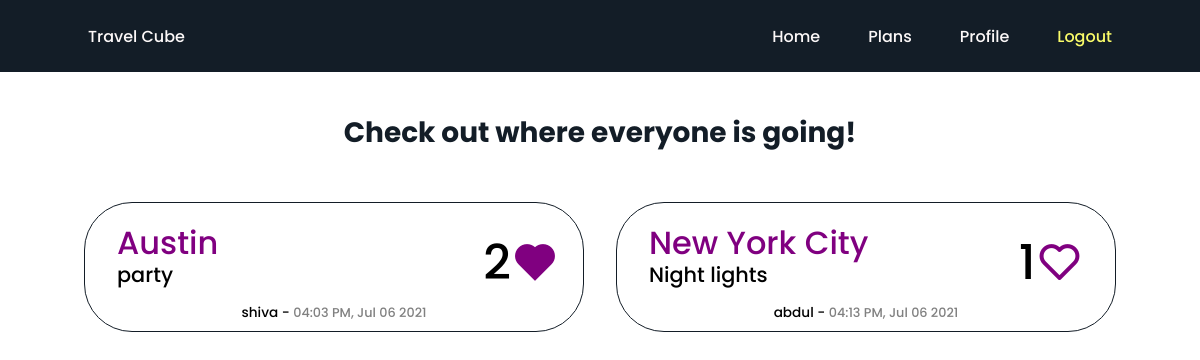
Before: /shiva/plans (signed in) with the older database file.
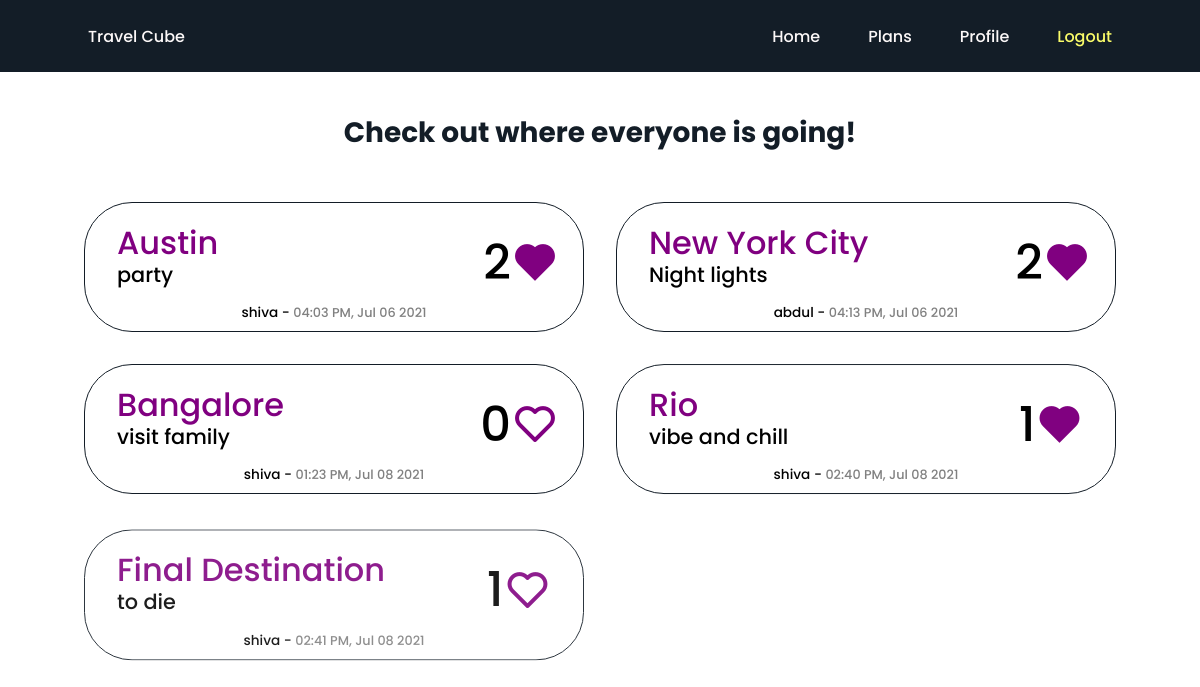
After: the same page with the newer database file.
### models.py (models this page shows, shortened)
class Post(db.Model):
    id = db.Column(db.Integer, primary_key=True)
    city = db.Column(db.String(140))
    country = db.Column(db.String(140))
    description = db.Column(db.String(140))
    timestamp = db.Column(db.DateTime, index=True, default=datetime.utcnow)
    user_id = db.Column(db.Integer, db.ForeignKey('user.id'))
    likes = db.relationship('Like', backref='post', lazy='dynamic', cascade = 'all, delete, delete-orphan')

class User(UserMixin, db.Model):
    id = db.Column(db.Integer, primary_key=True)
    username = db.Column(db.String(64), index=True, unique=True)
    email = db.Column(db.String(120), index=True, unique=True)
    password_hash = db.Column(db.String(128))
    posts = db.relationship('Post', backref='author', lazy='dynamic', cascade = 'all, delete, delete-orphan')
    liked = db.relationship('Like', backref='user', lazy='dynamic', cascade = 'all, delete, delete-orphan')
    def has_liked_post(self, post):
        return Like.query.filter(Like.user_id == self.id, Like.post_id == post.id).count() > 0

### routes.py (the view)
@app.route('/<username>/plans')
def authplans(username):
    posts = Post.query.all()
    if not posts:
        posts=[]
    return render_template('authplans.html', posts=posts)

### routes.py (called while the page is built)
@login.user_loader
def load_user(id):
    return User.query.get(int(id))

### templates/authplans.html
{% extends "base.html" %}
{% block content %}
    <div class="outer">
        <div class="inner">
            <h1 class="header">Check out where everyone is going!</h1>
            {% for post in posts %}
                <div class="plans">
                    <div class="city">
                        <p class="cityname">{{ post.city | title}}</p>
                        <p class="description">{{ post.description }}</p>
                    </div>
                    <div class="authtime">
                        <p class="author">{{ post.author.username }} - <span class="time">{{ post.timestamp.strftime('%I:%M %p, %b %d %Y') }}</span></p>
                    </div>
                    <div class="likess">
                        <p class="countt">{{ post.likes.count() }}</p>
                        {% if current_user.has_liked_post(post) %}
                            <p><a href="{{ url_for('like_action', post_id=post.id, action='unlike') }}"><i class='bx bxs-heart likeicon'></i></a></p>
                        {% else %}
                            <p><a href="{{ url_for('like_action', post_id=post.id, action='like') }}"><i class='bx bx-heart likeicon'></i></a></p>
                        {% endif %}
                    </div>
                </div>
            {% endfor %}
        </div>
    </div>
{% endblock %}

Changed rows visible on the page:
computed for Post "New York City": likes.count "1" → "2"
added Post: city "Bangalore", description "visit family", author.username "shiva", timestamp "01:23 PM, Jul 08 2021", likes.count "0"
added Post: city "Rio", description "vibe and chill", author.username "shiva", timestamp "02:40 PM, Jul 08 2021", likes.count "1"
added Post: city "Final Destination", description "to die", author.username "shiva", timestamp "02:41 PM, Jul 08 2021", likes.count "1"
